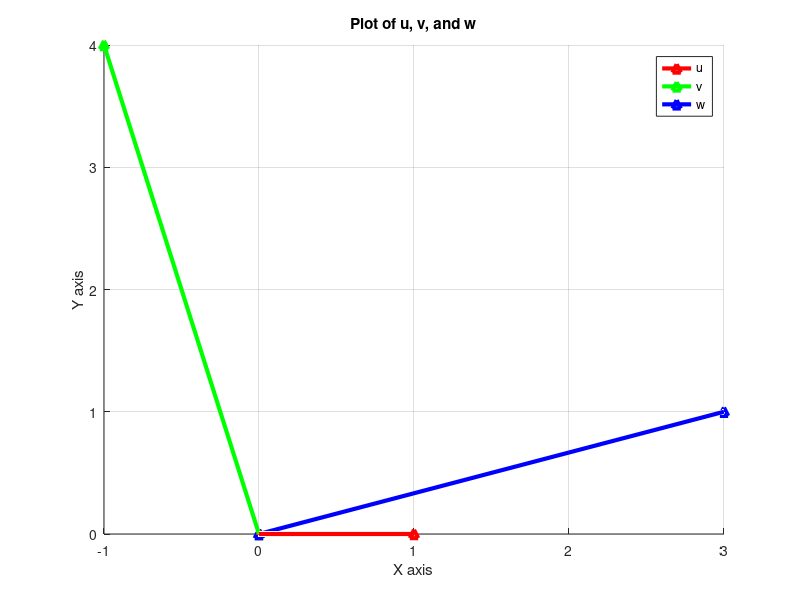
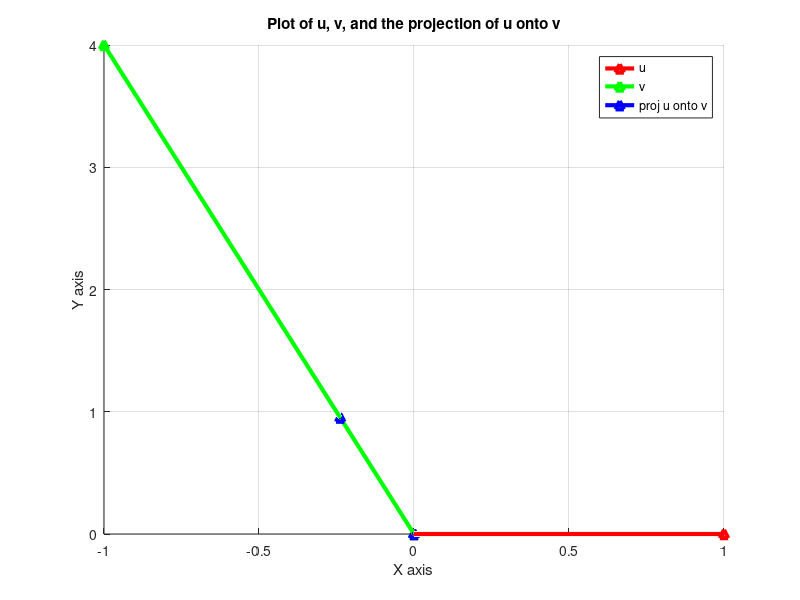

Reproduce these figures in MATLAB, in order. (Note: this script raises an error after producing the figures.)

% 1.a Define and plot vectors u, v, and w

u = [1, 0, 3];
v = [-1, 4, 2];
w = [3, 1, -4];
origin = [0,0,0];

% degree symbol
deg = char(176);

figure;hold on;
title("Plot of u, v, and w");
plot3([origin(1) u(1)],[origin(2) u(2)],[origin(3) u(3)],'r-^', 'LineWidth',3);
plot3([origin(1) v(1)],[origin(2) v(2)],[origin(3) v(3)],'g-^', 'LineWidth',3);
plot3([origin(1) w(1)],[origin(2) w(2)],[origin(3) w(3)],'b-^', 'LineWidth',3);
grid on;
legend("u", "v", "w");
xlabel('X axis'), ylabel('Y axis'), zlabel('Z axis');

%1.b Calculate u + v + w
disp("Sum of vectors:");
disp(u + v + w);

%1.c Calculate the dot product of u v
disp("dot product of u, v: " + dot(u, v));

%1.d Find two different linear combinations of the vectors u, v, and w
c1 = 2; c2 = 3; c3 = 4;
linear_combination_1 = (c1 * u) + (c2 * v) + (c3 * w);
disp("Linear Combination 1 with constants c1 = 2, c2 = 3, and c3 = 4");
disp(linear_combination_1);

c1 = 5; c2 = 6; c3 = 7;
linear_combination_2 = (c1 * u) + (c2 * v) + (c3 * w);
disp("Linear Combination 1 with constants c1 = 5, c2 = 6, and c3 = 7");
disp(linear_combination_2);

%1.e Determine which pair of vectors has the smallest distance btwn them
dist_u_to_v = norm(u - v);
dist_u_to_w = norm(u - w);
dist_v_to_w = norm(v - w);

if dist_u_to_v <= min(dist_u_to_w, dist_v_to_w)
    disp("u, v have the smallest distance between them: " + dist_u_to_v);
elseif dist_u_to_w <= min(dist_u_to_v, dist_v_to_w)
    disp("u, w have the smallest distance between them: " + dist_u_to_w);
else 
    disp("v, w have the smallest distance between them: " + dist_v_to_w);
end

%1.f Determine which pair of vectors has the smallest angle btwn them
ang_u_v = rad2deg(acos((dot(u, v))/(norm(u)*norm(v))));
ang_u_w = rad2deg(acos((dot(u, w))/(norm(u)*norm(w))));
ang_v_w = rad2deg(acos((dot(v, w))/(norm(v)*norm(w))));

if ang_u_v <= min(ang_u_w, ang_v_w)
    disp("u, v have the smallest angle between them: " + ang_u_v + deg);
elseif ang_u_w <= min(ang_u_v, ang_v_w)
    disp("u, w have the smallest angle between them: " + ang_u_w + deg);
else 
    disp("v, w have the smallest angle between them: " + ang_v_w + deg);
end

%1.g Find the projection of u onto v. Plot the vectors u and v and 
% the projection. Does your computed projection make sense geometrically? 
% Explain.

proj_u_v = (dot(u, v)/dot(v, v)) * v;
disp(proj_u_v);

figure;hold on;
title("Plot of u, v, and the projection of u onto v");
plot3([origin(1) u(1)],[origin(2) u(2)],[origin(3) u(3)],'r-^', 'LineWidth',3);
plot3([origin(1) v(1)],[origin(2) v(2)],[origin(3) v(3)],'g-^', 'LineWidth',3);
plot3([origin(1) proj_u_v(1)],[origin(2) proj_u_v(2)],[origin(3) proj_u_v(3)],'b-^', 'LineWidth',3);
grid on;
legend("u", "v", "proj u onto v");
xlabel('X axis'), ylabel('Y axis'), zlabel('Z axis');

answer = "Yes, our answer makes sense geometrically as we would expect" + newline + ...
     "proj u onto v to be parrallel with v and with a smaller magnitude." + newline + ...
     "We expect to see projection u onto v appear where a line could be drawn" + newline + ...
     "from u to v creating a 90 degree angle and this appears to be the case" + newline + ...
     "when looking at the plot.";

disp(answer);




